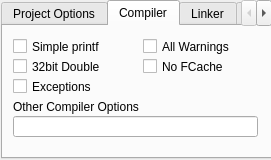
<?xml version="1.0" encoding="UTF-8"?>
<ui version="4.0">
 <class>Project</class>
 <widget class="QWidget" name="Project">
  <property name="geometry">
   <rect>
    <x>0</x>
    <y>0</y>
    <width>271</width>
    <height>160</height>
   </rect>
  </property>
  <property name="maximumSize">
   <size>
    <width>16777215</width>
    <height>160</height>
   </size>
  </property>
  <property name="windowTitle">
   <string>Form</string>
  </property>
  <widget class="QTabWidget" name="tabWidget">
   <property name="geometry">
    <rect>
     <x>1</x>
     <y>0</y>
     <width>271</width>
     <height>159</height>
    </rect>
   </property>
   <property name="currentIndex">
    <number>1</number>
   </property>
   <widget class="QWidget" name="ProjectControl">
    <attribute name="title">
     <string>Project Options</string>
    </attribute>
    <widget class="QComboBox" name="comboBoxCompiler">
     <property name="geometry">
      <rect>
       <x>124</x>
       <y>39</y>
       <width>131</width>
       <height>21</height>
      </rect>
     </property>
     <property name="toolTip">
      <string>Choose project compiler. C can compile simple C++ programs.</string>
     </property>
    </widget>
    <widget class="QComboBox" name="comboBoxOptimization">
     <property name="geometry">
      <rect>
       <x>124</x>
       <y>99</y>
       <width>131</width>
       <height>21</height>
      </rect>
     </property>
     <property name="toolTip">
      <string>Usually -Os is best for creating smaller code.</string>
     </property>
    </widget>
    <widget class="QLabel" name="labelmem">
     <property name="geometry">
      <rect>
       <x>10</x>
       <y>70</y>
       <width>121</width>
       <height>21</height>
      </rect>
     </property>
     <property name="text">
      <string>Memory Model</string>
     </property>
    </widget>
    <widget class="QComboBox" name="comboBoxMemoryMode">
     <property name="geometry">
      <rect>
       <x>124</x>
       <y>69</y>
       <width>131</width>
       <height>21</height>
      </rect>
     </property>
     <property name="toolTip">
      <string>Select where the code will run. Use XMMC for read-only devices like EEPROM, Flash, or SD Card.</string>
     </property>
    </widget>
    <widget class="QLabel" name="labelOptimization">
     <property name="geometry">
      <rect>
       <x>10</x>
       <y>100</y>
       <width>121</width>
       <height>21</height>
      </rect>
     </property>
     <property name="text">
      <string>Optimization</string>
     </property>
    </widget>
    <widget class="QLabel" name="labelcompiler">
     <property name="geometry">
      <rect>
       <x>10</x>
       <y>40</y>
       <width>121</width>
       <height>21</height>
      </rect>
     </property>
     <property name="text">
      <string>Compiler Type</string>
     </property>
    </widget>
    <widget class="QLabel" name="labelHardware">
     <property name="geometry">
      <rect>
       <x>10</x>
       <y>10</y>
       <width>91</width>
       <height>21</height>
      </rect>
     </property>
     <property name="text">
      <string>Board Type</string>
     </property>
    </widget>
    <widget class="QToolButton" name="hardwareToolButton">
     <property name="geometry">
      <rect>
       <x>96</x>
       <y>9</y>
       <width>24</width>
       <height>24</height>
      </rect>
     </property>
     <property name="text">
      <string>Reload Board Configurations</string>
     </property>
     <property name="icon">
      <iconset>
       <normaloff>:/images/hardware.png</normaloff>:/images/hardware.png</iconset>
     </property>
     <property name="iconSize">
      <size>
       <width>24</width>
       <height>24</height>
      </size>
     </property>
    </widget>
    <widget class="QComboBox" name="hardwareComboBox">
     <property name="geometry">
      <rect>
       <x>124</x>
       <y>10</y>
       <width>131</width>
       <height>22</height>
      </rect>
     </property>
    </widget>
   </widget>
   <widget class="QWidget" name="CompileOptions">
    <attribute name="title">
     <string>Compiler</string>
    </attribute>
    <widget class="QLineEdit" name="lineEditCompOptions">
     <property name="geometry">
      <rect>
       <x>10</x>
       <y>90</y>
       <width>245</width>
       <height>21</height>
      </rect>
     </property>
     <property name="toolTip">
      <string>Compile Options</string>
     </property>
     <property name="text">
      <string/>
     </property>
    </widget>
    <widget class="QCheckBox" name="checkBoxWarnAll">
     <property name="geometry">
      <rect>
       <x>140</x>
       <y>10</y>
       <width>121</width>
       <height>21</height>
      </rect>
     </property>
     <property name="toolTip">
      <string>Enable all compiler warnings.</string>
     </property>
     <property name="text">
      <string>All Warnings</string>
     </property>
    </widget>
    <widget class="QCheckBox" name="checkBoxNoFcache">
     <property name="geometry">
      <rect>
       <x>140</x>
       <y>30</y>
       <width>121</width>
       <height>21</height>
      </rect>
     </property>
     <property name="toolTip">
      <string>Check to not use the COG level Cache.</string>
     </property>
     <property name="text">
      <string>No FCache</string>
     </property>
    </widget>
    <widget class="QCheckBox" name="checkBoxSimplePrintf">
     <property name="geometry">
      <rect>
       <x>10</x>
       <y>10</y>
       <width>121</width>
       <height>21</height>
      </rect>
     </property>
     <property name="toolTip">
      <string>Check to use smaller simple printf.</string>
     </property>
     <property name="text">
      <string>Simple printf</string>
     </property>
    </widget>
    <widget class="QCheckBox" name="checkBoxExceptions">
     <property name="geometry">
      <rect>
       <x>10</x>
       <y>50</y>
       <width>121</width>
       <height>21</height>
      </rect>
     </property>
     <property name="toolTip">
      <string>Check to enable exception handling in C++.</string>
     </property>
     <property name="text">
      <string>Exceptions</string>
     </property>
    </widget>
    <widget class="QCheckBox" name="checkBox32bitDouble">
     <property name="geometry">
      <rect>
       <x>10</x>
       <y>30</y>
       <width>121</width>
       <height>21</height>
      </rect>
     </property>
     <property name="toolTip">
      <string>Check to use 32 bit doubles. Default is 64 bit doubles.</string>
     </property>
     <property name="text">
      <string>32bit Double</string>
     </property>
    </widget>
    <widget class="QLabel" name="labelOtherCompiler">
     <property name="geometry">
      <rect>
       <x>10</x>
       <y>71</y>
       <width>241</width>
       <height>20</height>
      </rect>
     </property>
     <property name="text">
      <string>Other Compiler Options</string>
     </property>
    </widget>
   </widget>
   <widget class="QWidget" name="LinkerOptions">
    <attribute name="title">
     <string>Linker</string>
    </attribute>
    <widget class="QCheckBox" name="checkBoxMathlib">
     <property name="geometry">
      <rect>
       <x>10</x>
       <y>10</y>
       <width>121</width>
       <height>21</height>
      </rect>
     </property>
     <property name="toolTip">
      <string>Check to include the floating point math library.</string>
     </property>
     <property name="text">
      <string>Math Lib</string>
     </property>
    </widget>
    <widget class="QCheckBox" name="checkBoxPthreadLib">
     <property name="geometry">
      <rect>
       <x>140</x>
       <y>10</y>
       <width>121</width>
       <height>21</height>
      </rect>
     </property>
     <property name="toolTip">
      <string>Check to use the pthread library.</string>
     </property>
     <property name="text">
      <string>Pthread Lib</string>
     </property>
    </widget>
    <widget class="QLineEdit" name="lineEditLinkOptions">
     <property name="geometry">
      <rect>
       <x>10</x>
       <y>90</y>
       <width>245</width>
       <height>21</height>
      </rect>
     </property>
     <property name="toolTip">
      <string>Linker Options</string>
     </property>
    </widget>
    <widget class="QCheckBox" name="checkBoxTinylib">
     <property name="geometry">
      <rect>
       <x>10</x>
       <y>30</y>
       <width>121</width>
       <height>21</height>
      </rect>
     </property>
     <property name="toolTip">
      <string>Check to include the floating point math library.</string>
     </property>
     <property name="text">
      <string>Tiny Lib</string>
     </property>
    </widget>
    <widget class="QLabel" name="labelOtherLinker">
     <property name="geometry">
      <rect>
       <x>10</x>
       <y>70</y>
       <width>241</width>
       <height>21</height>
      </rect>
     </property>
     <property name="text">
      <string>Other Linker Options</string>
     </property>
    </widget>
    <widget class="QCheckBox" name="checkBoxStripELF">
     <property name="geometry">
      <rect>
       <x>140</x>
       <y>50</y>
       <width>121</width>
       <height>21</height>
      </rect>
     </property>
     <property name="toolTip">
      <string>Check to remove debug information from the program. Gives better size estimate.</string>
     </property>
     <property name="text">
      <string>Strip ELF</string>
     </property>
    </widget>
   </widget>
   <widget class="QWidget" name="SpinOptions">
    <attribute name="title">
     <string>Compiler</string>
    </attribute>
    <widget class="QLabel" name="labelOtherSpinCompiler">
     <property name="geometry">
      <rect>
       <x>10</x>
       <y>70</y>
       <width>241</width>
       <height>20</height>
      </rect>
     </property>
     <property name="text">
      <string>Other Compiler Options</string>
     </property>
    </widget>
    <widget class="QLineEdit" name="lineEditSpinCompOptions">
     <property name="geometry">
      <rect>
       <x>10</x>
       <y>90</y>
       <width>245</width>
       <height>21</height>
      </rect>
     </property>
     <property name="toolTip">
      <string>Compile Options</string>
     </property>
     <property name="text">
      <string/>
     </property>
    </widget>
   </widget>
  </widget>
 </widget>
 <resources/>
 <connections/>
</ui>
